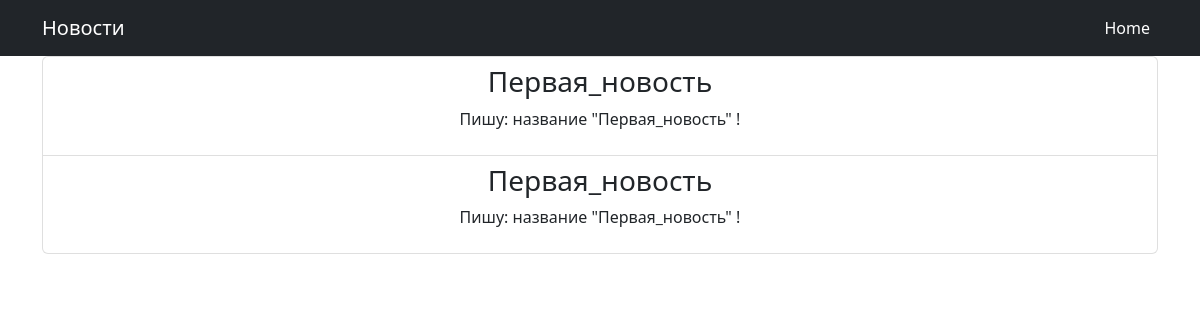
The page /news/ on the database as committed earlier.
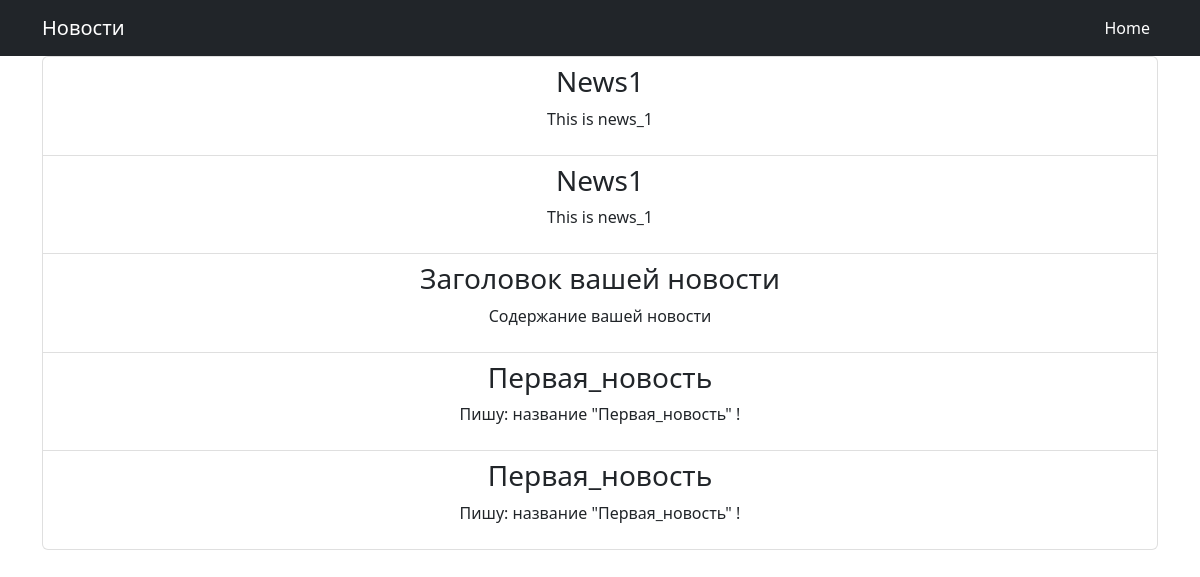
The same page on the database as committed later.
### chat/models.py (models this page shows)
class Newsletter(models.Model):
    title = models.CharField(max_length=100)
    content = models.TextField()
    recipients = models.ManyToManyField(settings.AUTH_USER_MODEL, related_name='newsletters')
    sent_date = models.DateTimeField(auto_now_add=True)

### chat/views.py (the view)
# urls.py: path('news/', display_news, name='news_page'),
def display_news(request):
    all_news = Newsletter.objects.all().order_by('-sent_date')  # Получаем все новости из базы данных
    context = {'all_news': all_news}
    return render(request, 'news_page.html', context)

### chat/templates/news_page.html (shortened to what this page needs)
<!DOCTYPE html>
<html lang="en">
<head>
    {% load static %}
    <link href="{% static 'css/styles.css' %}" rel="stylesheet"/>
</head>
<body>
<nav class="navbar navbar-expand-lg navbar-dark bg-dark">
    <div class="container">
        <a class="navbar-brand" href="{% url 'news_page' %}">
            Новости
        </a>
        <div class="collapse navbar-collapse" id="navbarSupportedContent">
            <ul class="navbar-nav ms-auto mb-2 mb-lg-0">
                <li class="nav-item"><a class="nav-link active" aria-current="page" href="{% url 'home' %}">Home</a></li>
            </ul>
        </div>
    </div>
</nav>
<div class="container">
    <div class="row">
         <div class="col-lg-12 text-center">
            {% block content %}
            <ul class="list-group">
            {% for news in all_news %}
            <li class="list-group-item">
            <h3>{{ news.title }}</h3>
            <p>{{ news.content }}</p>
            </li>
        {% endfor %}
    </ul>
            {% endblock content %}
        </div>
    </div>
</div>
</body>
</html>

Rows that differ between the two databases and show on the page:
added Newsletter: title "News1", content "This is news_1"
added Newsletter: title "News1", content "This is news_1"
added Newsletter: title "Заголовок вашей новости", content "Содержание вашей новости"
